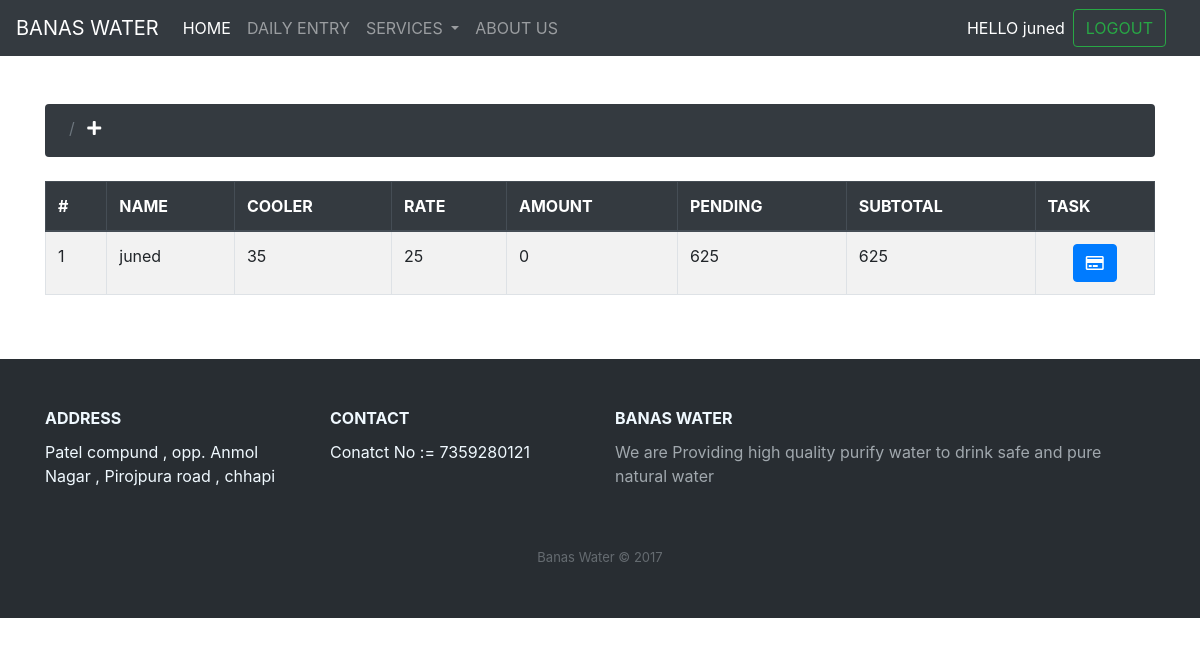
Page /billing/pendingbill/ (signed in) on the earlier database version.
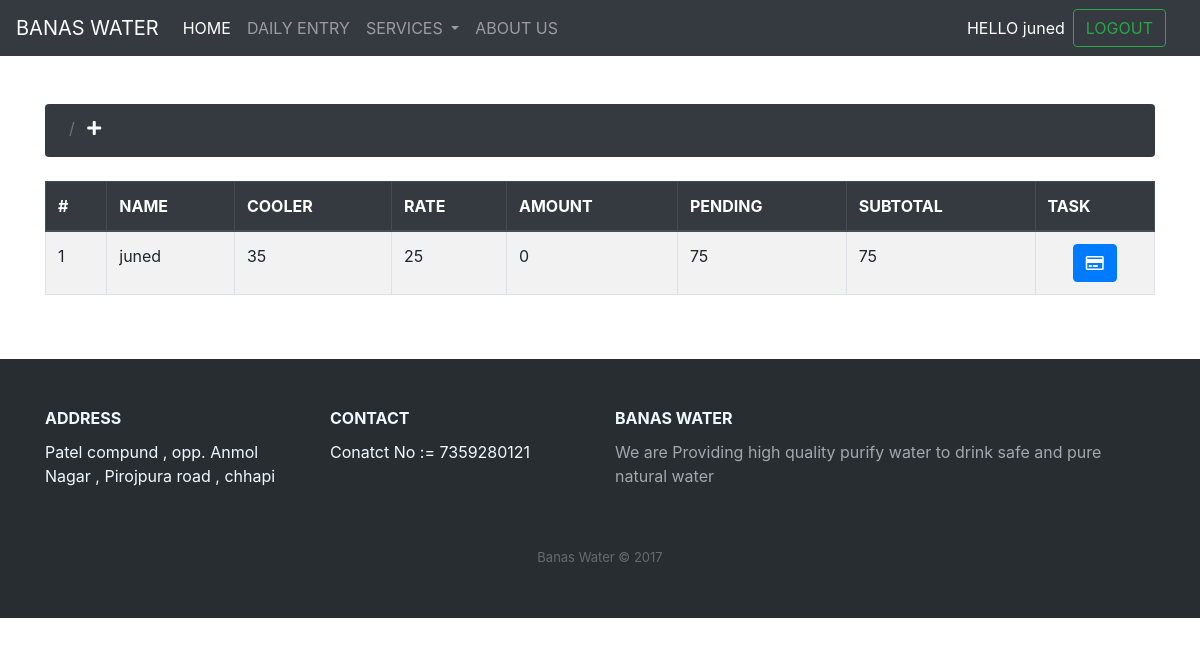
Same page on the later database version.
### banasadmin/models.py (models this page shows)
class Bill(models.Model):
    id = models.AutoField(primary_key=True)
    name = models.CharField(max_length=100)
    cooler = models.IntegerField()
    rate = models.IntegerField()
    amount = models.IntegerField()
    pending_amount = models.IntegerField()
    subtotal = models.IntegerField()
    task = models.CharField(max_length=100)

### billing/views.py (the view)
# urls.py: path('pendingbill/',views.pendingbill,name="pendingbill")
@login_required(login_url='login')
def pendingbill(request):
    if User.is_authenticated:
        user = request.user.username
        print(user)
    billdata = Bill.objects.filter(name=user,task="pending").order_by('-id')
    paginator = Paginator(billdata, 5, orphans=0)
    is_paginated = True if paginator.num_pages > 1 else False
    page = request.GET.get('page') or 1
    try:
        current_page = paginator.page(page)
    except InvalidPage as e:
        messages.error(request, str(e))
        current_page = paginator.page(1)
    context = {
        'current_page': current_page,
        'is_paginated': is_paginated,
        'paginator': paginator
    }
    return render(request,'billing/pendingbill.html',context)

### billing/templates/billing/pendingbill.html (shortened to what this page needs)
{% extends 'billing/pagination.html' %}
{% block table_header %}
    <th>#</th>
    <th>NAME</th>
    <th>COOLER</th>
    <th>RATE</th>
    <th>AMOUNT</th>
    <th>PENDING</th>
    <th>SUBTOTAL</th>
    <th>TASK</th>
{% endblock table_header %}
{% block table_data %}
    <td>{{ current_page.start_index|add:forloop.counter0 }}</td>
    <td>{{a.name}}</td>
    <td>{{a.cooler}}</td>
    <td>{{a.rate}}</td>
    <td>{{a.amount}}</td>
    <td>{{a.pending_amount}}</td>
    <td>{{a.subtotal}}</td>
    <td class="text-center">
        {% if a.task == "pending" %}
            <a class="btn btn-primary" href="/#/{{a.id}}"><i class="far fa-credit-card"></i></a>
        {% else %}
            {{a.task}}
        {% endif %}
    </td>
{% endblock table_data %}

### billing/templates/billing/pagination.html (shortened to what this page needs)
{% extends 'pages/base.html' %}
{% block content %}
<div class="container mt-5">
    <nav aria-label="breadcrumb" class="mb-4 ">
        <ol class="breadcrumb  bg-dark" style="height: 53px;">
          <li class="breadcrumb-item active text-white " aria-current="page">
        <li class="breadcrumb-item active text-white " aria-current="page">
            <a class="text-white" href="{% block addlink %}
            {% endblock addlink %}"><i class="fas fa-plus"></i></a>
        </ol>
      </nav>
      <div class="table-responsive">
    <table class="table table-striped thead-dark table-bordered table">
        <thead class="thead-dark">
          <tr>
{% block table_header %}
{% endblock table_header %}
          </tr>
        </thead>
        <tbody>
            {% for a in current_page %}
          <tr>
{% block table_data %}
{% endblock table_data %}
          </tr>
          {% endfor %}
         </tbody>
      </table>
    </div>
</div>
{% endblock content %}

Differences in the rows shown:
changed Bill "juned": pending_amount "625" → "75"; subtotal "625" → "75"
